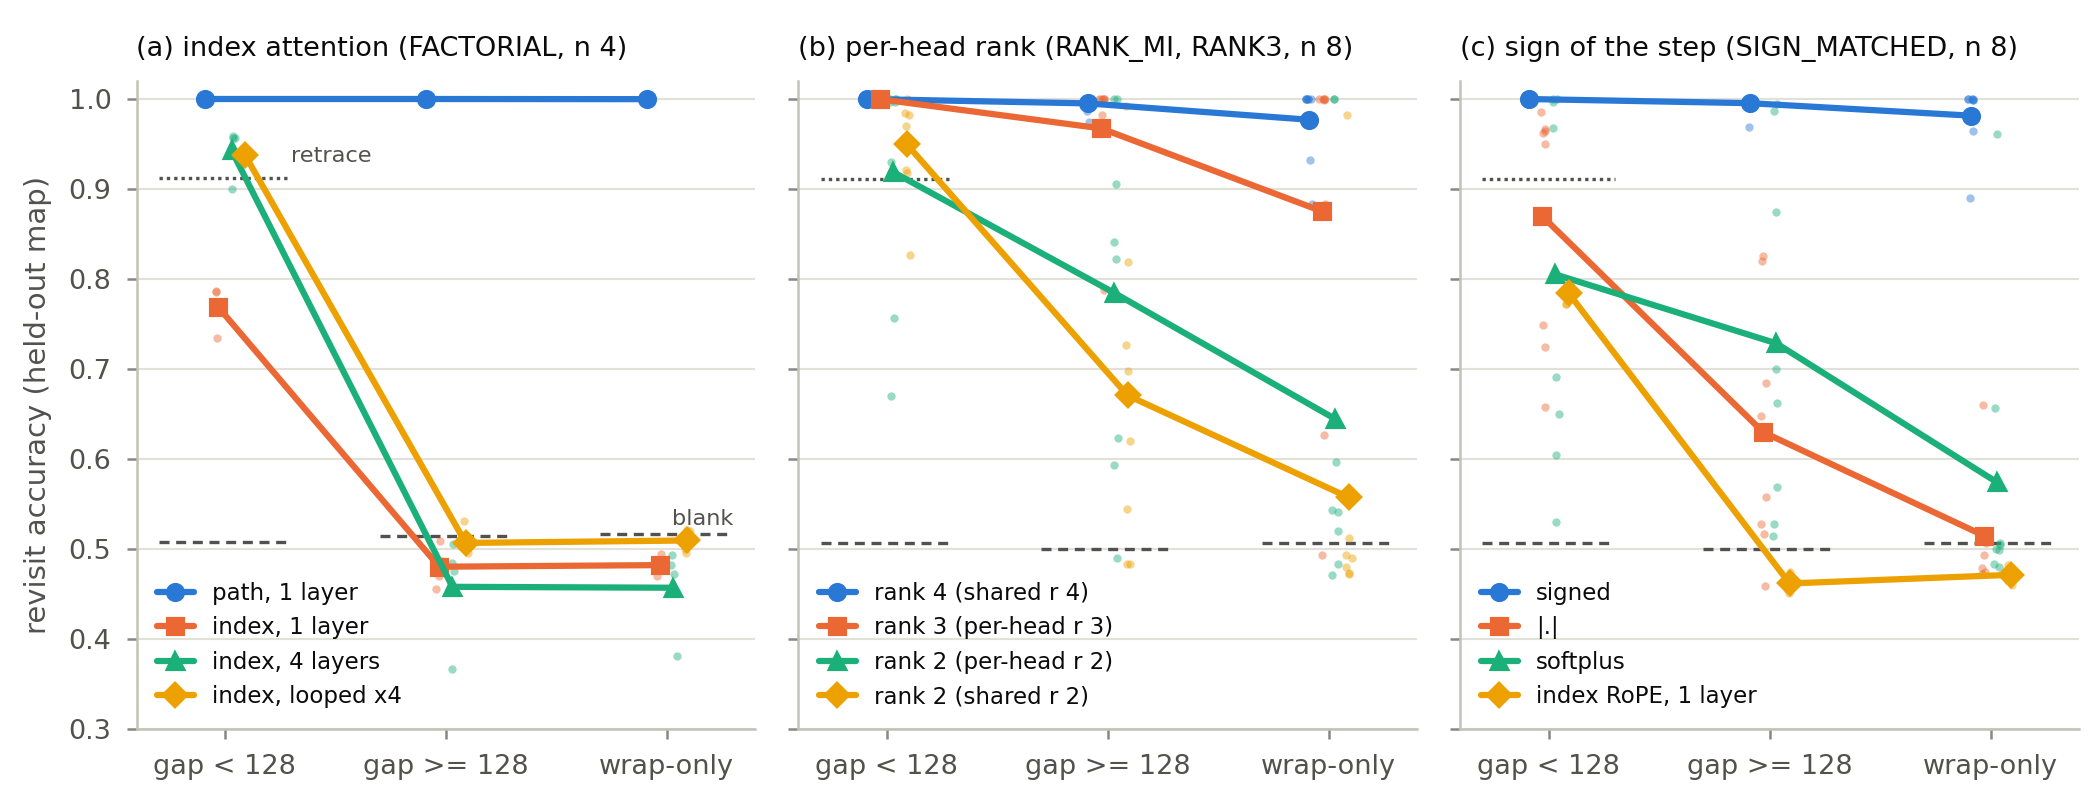

Recreate this plot in Python.
"""F2 of the overall outline: accuracy by revisit stratum for each failure mode on the torus (T = 1024, trained and tested
at T = 1024, 900 epochs; eval_rank_strata on the held-out map, eval mode; stored *_STRATA.json, no model):
  (a) index attention: FACTORIAL (registered, n = 4, seeds 500-503; --fast-attn): path 1L, index 1L / 4L / looped x4
  (b) rank of the content-to-angle map: RANK_MI (registered, n = 8, seeds 0-7: shared r 2, per-head r 2, shared r 4) and
      RANK3 (registered, per-head r 3, the same seeds and initial weights)
  (c) sign of the step: SIGN_MATCHED (registered, n = 8, seeds 0-7): signed, |.|, softplus; index RoPE 1L as reference
Strata (eval_rank_strata): plain revisit with gap < 128 moves, plain with gap >= 128, wrap-only (the unwrapped position is
new). Floors per stratum, on each batch's own stream (torus_strata_floors.py; post hoc): best constant (= blank) and
retrace (short-gap stratum only; it equals the constant elsewhere). Lines: arm means; dots: runs.
  cd /home/prashr && PYTHONPATH=/home/prashr python3 mapformer/docs/paper/figs/fig_strata_modes.py"""
import json, os
import numpy as np
from figstyle import plt, BLUE, ORANGE, AQUA, YELLOW, BLUE_RAMP, INK2, MUTED, FLOOR_LS, save, write_out

REPO = "/home/prashr/mapformer"; HERE = os.path.dirname(os.path.abspath(__file__))
ST = [("plain_lag<128", "gap < 128"), ("plain_lag>=128", "gap >= 128"), ("wrap", "wrap-only")]
PANELS = [
    ("(a) index attention (FACTORIAL, n 4)", "torus_strata_floors_s500-503.json", [
        ("FACTORIAL_L1_STRATA.json", "Vanilla_r4", "path, 1 layer", BLUE, "o"),
        ("FACTORIAL_L1_STRATA.json", "RoPE", "index, 1 layer", ORANGE, "s"),
        ("FACTORIAL_L4_STRATA.json", "RoPE", "index, 4 layers", AQUA, "^"),
        ("FACTORIAL_LOOP_STRATA.json", "RoPELooped", "index, looped x4", YELLOW, "D")]),
    ("(b) per-head rank (RANK_MI, RANK3, n 8)", "torus_strata_floors_s0-7.json", [
        ("RANK_MI_STRATA.json", "Vanilla_r4mi", "rank 4 (shared r 4)", BLUE, "o"),
        ("RANK3_STRATA.json", "Vanilla_r3ph", "rank 3 (per-head r 3)", ORANGE, "s"),
        ("RANK_MI_STRATA.json", "Vanilla_r2ph", "rank 2 (per-head r 2)", AQUA, "^"),
        ("RANK_MI_STRATA.json", "Vanilla", "rank 2 (shared r 2)", YELLOW, "D")]),
    ("(c) sign of the step (SIGN_MATCHED, n 8)", "torus_strata_floors_s0-7.json", [
        ("SIGN_MATCHED_STRATA.json", "Signed_r4", "signed", BLUE, "o"),
        ("SIGN_MATCHED_STRATA.json", "Abs_r4", "|.|", ORANGE, "s"),
        ("SIGN_MATCHED_STRATA.json", "Pos_r4", "softplus", AQUA, "^"),
        ("SIGN_MATCHED_STRATA.json", "RoPE", "index RoPE, 1 layer", YELLOW, "D")]),
]
fig, axs = plt.subplots(1, 3, figsize=(7.0, 2.7), sharey=True)
rng = np.random.default_rng(0); x = np.arange(3); out = []
for ax, (title, ffile, arms) in zip(axs, PANELS):
    out.append(title)
    for gi, (f, arm, lab, col, mk) in enumerate(arms):
        d = json.load(open(f"{REPO}/{f}"))
        runs = [v for k, v in d.items() if k.split("|")[0] == arm and k.split("|")[2] == "1024"]
        A = np.array([[r[s]["acc"] for s, _ in ST] for r in runs]); off = (gi - 1.5) * 0.06
        for row in A:
            ax.scatter(x + off + rng.uniform(-0.015, 0.015, 3), row, s=4, color=col, alpha=0.45, lw=0, zorder=2)
        ax.plot(x + off, A.mean(0), color=col, lw=1.5, marker=mk, ms=3.6, zorder=3, label=lab)
        out.append(f"  {lab:24s} n={len(runs)} " + "  ".join(f"{s}: {A[:, j].mean():.3f} ({A[:, j].min():.3f}-{A[:, j].max():.3f})"
                                                           for j, (s, _) in enumerate(ST)))
    FL = json.load(open(f"{HERE}/{ffile}"))["per_seed"]
    for j, (s, _) in enumerate(ST):
        c = np.mean([FL[k][s]["const"] for k in FL]); r = np.mean([FL[k][s]["retrace"] for k in FL])
        ax.plot([j - 0.3, j + 0.3], [c, c], color=INK2, lw=0.8, ls=FLOOR_LS, zorder=1)
        if r - c > 0.01:
            ax.plot([j - 0.3, j + 0.3], [r, r], color=INK2, lw=0.8, ls=(0, (1, 1.2)), zorder=1)
        out.append(f"  floor {s:15s} best constant {c:.3f}  retrace {r:.3f}  ({ffile})")
    ax.set_xticks(x); ax.set_xticklabels([l for _, l in ST]); ax.set_xlim(-0.4, 2.4); ax.grid(axis="x", visible=False)
    ax.set_title(title, loc="left", fontsize=6.5)
    ax.legend(loc="lower left", fontsize=5.5, handlelength=1.6, bbox_to_anchor=(0.0, 0.0))
axs[0].set_ylim(0.3, 1.02); axs[0].set_ylabel("revisit accuracy (held-out map)")
axs[0].text(0.3, 0.925, "retrace", fontsize=5.4, color=INK2, va="bottom", ha="left")
axs[0].text(2.3, 0.522, "blank", fontsize=5.4, color=INK2, va="bottom", ha="right")
fig.subplots_adjust(left=0.065, right=0.99, top=0.9, bottom=0.1, wspace=0.07)
save(fig, HERE, "fig_strata_modes"); write_out(HERE, "fig_strata_modes", out)
